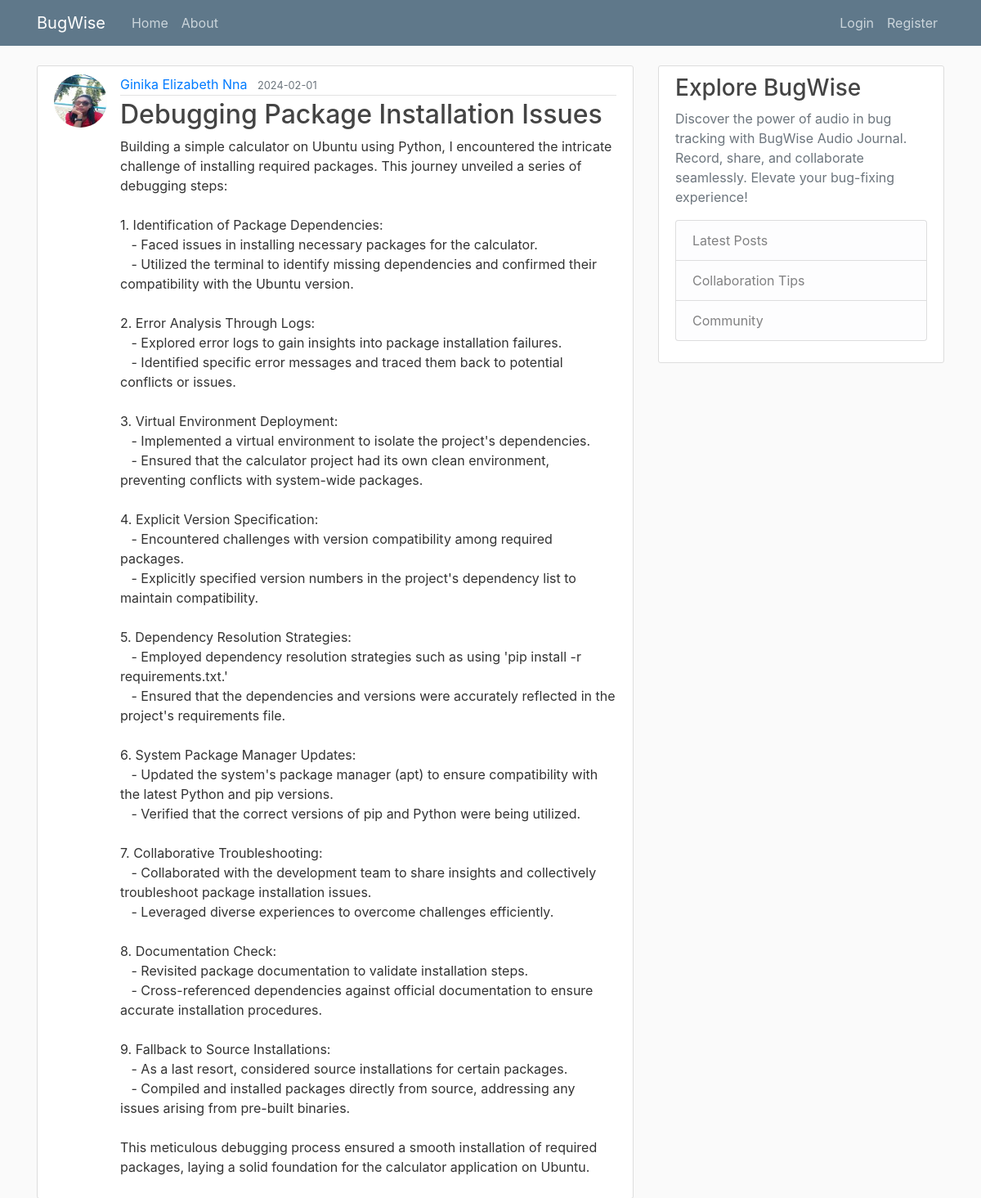
The page /post/14 on the database its author committed.
### audio_journal/models.py (models this page shows, shortened)
class User(db.Model, UserMixin):
    id = db.Column(db.Integer, primary_key=True)
    username = db.Column(db.String(20), unique=True, nullable=False)
    email = db.Column(db.String(120), unique=True, nullable=False)
    image_file = db.Column(db.String(20), nullable=False,
                           default='default.jpg')
    password = db.Column(db.String(60), nullable=False)
    posts = db.relationship('Post', backref='author', lazy=True)

class Post(db.Model):
    id = db.Column(db.Integer, primary_key=True)
    title = db.Column(db.String(100), nullable=False)
    date_posted = db.Column(db.DateTime, nullable=False,
                            default=datetime.utcnow)
    content = db.Column(db.Text, nullable=False)
    audio_data = db.Column(db.String(255), nullable=True)  # New field for audio data
    user_id = db.Column(db.Integer, db.ForeignKey('user.id'), nullable=False)

### audio_journal/routes.py (the view)
@app.route("/post/<int:post_id>")
def post(post_id):
    post = Post.query.get_or_404(post_id)
    return render_template("post.html", title=post.title, post=post)

### audio_journal/templates/post.html (shortened to what this page needs)
{% extends "layout.html" %}
{% block content %}
    <article class="media content-section">
        <img class="rounded-circle article-img" src="{{ url_for('static', filename='profile_pics/' + post.author.image_file) }}" alt="User image attached to a post">
        <div class="media-body">
            <div class="article-metadata">
                <a class="mr-2" href="{{ url_for('user_posts', username=post.author.username) }}">{{ post.author.username }}</a>
                <small class="text-muted">{{ post.date_posted.strftime("%Y-%m-%d") }}</small>
            </div>
            <h2 class="article-title">{{ post.title }}</h2>
            <p class="article-content">{{ post.content }}</p>
        </div>
    </article>
{% endblock content %}

### audio_journal/static/main.css (style rules this page uses)
body { background: #fafafa; color: #333333; margin-top: 5rem; }
h1, h2, h3, h4, h5, h6 { color: #444444; }
.content-section { background: #ffffff; padding: 10px 20px; border: 1px solid #dddddd; border-radius: 3px; margin-bottom: 20px; }
.article-title { color: #444444; }
.article-content { white-space: pre-line; }
.article-img { height: 65px; width: 65px; margin-right: 16px; }
.article-metadata { padding-bottom: 1px; margin-bottom: 4px; border-bottom: 1px solid #e3e3e3 }

### rows shown on the page
User: image_file (picture), author.username "Ginika Elizabeth Nna"
Post: date_posted "2024-02-01", title "Debugging Package Installation Issues", content "Building a simple calculator on Ubuntu using Python, I encountered the intricate challenge of installing required packages. This journey unveiled a series of debugging steps: 1. Identification of Package Dependencies: - Faced issues in installing necessary packages for the calculator. - Utilized the terminal to identify missing dependencies and confirmed their compatibility with the Ubuntu version. 2. Error Analysis Through Logs: - Explored error logs to gain insights into package installation failures. - Identified specific error messages and traced them back to potential conflicts or issues. 3. Virtual Environment Deployment: - Implemented a virtual environment to isolate the project's…"
